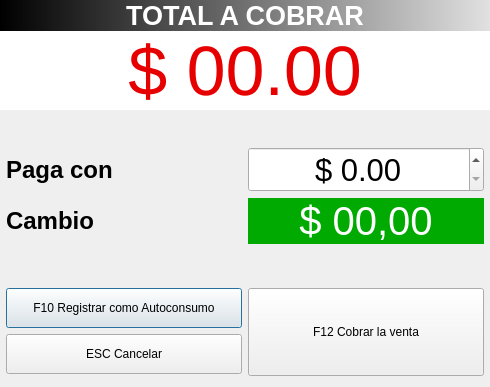
<?xml version="1.0" encoding="UTF-8"?>
<ui version="4.0">
 <class>Dialog</class>
 <widget class="QDialog" name="Dialog">
  <property name="geometry">
   <rect>
    <x>0</x>
    <y>0</y>
    <width>490</width>
    <height>387</height>
   </rect>
  </property>
  <property name="windowTitle">
   <string>Dialog</string>
  </property>
  <layout class="QVBoxLayout" name="verticalLayout_7">
   <property name="leftMargin">
    <number>0</number>
   </property>
   <property name="topMargin">
    <number>0</number>
   </property>
   <property name="rightMargin">
    <number>0</number>
   </property>
   <item>
    <layout class="QVBoxLayout" name="verticalLayout_4">
     <property name="spacing">
      <number>0</number>
     </property>
     <item>
      <widget class="QLabel" name="label_9">
       <property name="font">
        <font>
         <pointsize>20</pointsize>
         <weight>75</weight>
         <bold>true</bold>
        </font>
       </property>
       <property name="styleSheet">
        <string notr="true">color:white;
background-color: qlineargradient(spread:pad, x1:0, y1:0, x2:1, y2:0, stop:0 rgba(0, 0, 0, 255), stop:1 rgba(225, 225, 225, 255));</string>
       </property>
       <property name="text">
        <string>TOTAL A COBRAR</string>
       </property>
       <property name="alignment">
        <set>Qt::AlignCenter</set>
       </property>
      </widget>
     </item>
     <item>
      <widget class="QLabel" name="lbTotal">
       <property name="minimumSize">
        <size>
         <width>280</width>
         <height>0</height>
        </size>
       </property>
       <property name="styleSheet">
        <string notr="true">color: rgb(231, 0, 0);
background-color: white;
font:70px</string>
       </property>
       <property name="text">
        <string>$ 00.00</string>
       </property>
       <property name="alignment">
        <set>Qt::AlignCenter</set>
       </property>
      </widget>
     </item>
    </layout>
   </item>
   <item>
    <layout class="QVBoxLayout" name="verticalLayout_6">
     <property name="leftMargin">
      <number>6</number>
     </property>
     <property name="rightMargin">
      <number>6</number>
     </property>
     <item>
      <spacer name="verticalSpacer">
       <property name="orientation">
        <enum>Qt::Vertical</enum>
       </property>
       <property name="sizeHint" stdset="0">
        <size>
         <width>20</width>
         <height>40</height>
        </size>
       </property>
      </spacer>
     </item>
     <item>
      <widget class="QWidget" name="widgetEfectivo" native="true">
       <layout class="QVBoxLayout" name="verticalLayout_3">
        <property name="margin">
         <number>0</number>
        </property>
        <item>
         <layout class="QVBoxLayout" name="vlEfectivo">
          <item>
           <layout class="QHBoxLayout" name="horizontalLayout_2">
            <item>
             <widget class="QLabel" name="label">
              <property name="font">
               <font>
                <pointsize>18</pointsize>
                <weight>75</weight>
                <bold>true</bold>
               </font>
              </property>
              <property name="text">
               <string>Paga con</string>
              </property>
             </widget>
            </item>
            <item>
             <widget class="QDoubleSpinBox" name="dsbPagaCon">
              <property name="font">
               <font>
                <pointsize>23</pointsize>
               </font>
              </property>
              <property name="alignment">
               <set>Qt::AlignCenter</set>
              </property>
              <property name="prefix">
               <string>$ </string>
              </property>
              <property name="maximum">
               <double>999999.000000000000000</double>
              </property>
             </widget>
            </item>
           </layout>
          </item>
          <item>
           <layout class="QHBoxLayout" name="horizontalLayout_3">
            <item>
             <widget class="QLabel" name="label_2">
              <property name="font">
               <font>
                <pointsize>18</pointsize>
                <weight>75</weight>
                <bold>true</bold>
               </font>
              </property>
              <property name="text">
               <string>Cambio</string>
              </property>
             </widget>
            </item>
            <item>
             <widget class="QLabel" name="lbCambio">
              <property name="font">
               <font>
                <pointsize>30</pointsize>
               </font>
              </property>
              <property name="styleSheet">
               <string notr="true">color: rgb(255, 255, 255);
background-color: rgb(0, 170, 0);</string>
              </property>
              <property name="text">
               <string>$ 00,00</string>
              </property>
              <property name="alignment">
               <set>Qt::AlignCenter</set>
              </property>
             </widget>
            </item>
           </layout>
          </item>
          <item>
           <spacer name="verticalSpacer_2">
            <property name="orientation">
             <enum>Qt::Vertical</enum>
            </property>
            <property name="sizeHint" stdset="0">
             <size>
              <width>20</width>
              <height>40</height>
             </size>
            </property>
           </spacer>
          </item>
         </layout>
        </item>
       </layout>
      </widget>
     </item>
     <item>
      <widget class="QWidget" name="widgetCredito" native="true">
       <layout class="QVBoxLayout" name="verticalLayout_2">
        <property name="margin">
         <number>0</number>
        </property>
       </layout>
      </widget>
     </item>
     <item>
      <layout class="QHBoxLayout" name="horizontalLayout">
       <item>
        <layout class="QVBoxLayout" name="verticalLayout_5">
         <item>
          <widget class="QPushButton" name="btAutoconsumo">
           <property name="minimumSize">
            <size>
             <width>0</width>
             <height>40</height>
            </size>
           </property>
           <property name="cursor">
            <cursorShape>PointingHandCursor</cursorShape>
           </property>
           <property name="text">
            <string>F10 Registrar como Autoconsumo</string>
           </property>
           <property name="icon">
            <iconset resource="../GUI/images_rc/icons.qrc">
             <normaloff>:/newPrefix/gajim.png</normaloff>:/newPrefix/gajim.png</iconset>
           </property>
          </widget>
         </item>
         <item>
          <widget class="QPushButton" name="btCancelar">
           <property name="minimumSize">
            <size>
             <width>0</width>
             <height>40</height>
            </size>
           </property>
           <property name="cursor">
            <cursorShape>PointingHandCursor</cursorShape>
           </property>
           <property name="text">
            <string>ESC Cancelar</string>
           </property>
           <property name="icon">
            <iconset resource="../GUI/images_rc/icons.qrc">
             <normaloff>:/newPrefix/stock_close.png</normaloff>:/newPrefix/stock_close.png</iconset>
           </property>
           <property name="flat">
            <bool>false</bool>
           </property>
          </widget>
         </item>
        </layout>
       </item>
       <item>
        <widget class="QPushButton" name="btCobrar">
         <property name="minimumSize">
          <size>
           <width>0</width>
           <height>88</height>
          </size>
         </property>
         <property name="cursor">
          <cursorShape>PointingHandCursor</cursorShape>
         </property>
         <property name="text">
          <string>F12 Cobrar la venta</string>
         </property>
         <property name="icon">
          <iconset resource="../GUI/images_rc/icons.qrc">
           <normaloff>:/newPrefix/cart.png</normaloff>:/newPrefix/cart.png</iconset>
         </property>
         <property name="flat">
          <bool>false</bool>
         </property>
        </widget>
       </item>
      </layout>
     </item>
    </layout>
   </item>
  </layout>
 </widget>
 <tabstops>
  <tabstop>dsbPagaCon</tabstop>
  <tabstop>btCobrar</tabstop>
  <tabstop>btAutoconsumo</tabstop>
  <tabstop>btCancelar</tabstop>
 </tabstops>
 <resources>
  <include location="../GUI/images_rc/icons.qrc"/>
 </resources>
 <connections>
  <connection>
   <sender>btCancelar</sender>
   <signal>clicked()</signal>
   <receiver>Dialog</receiver>
   <slot>close()</slot>
   <hints>
    <hint type="sourcelabel">
     <x>78</x>
     <y>430</y>
    </hint>
    <hint type="destinationlabel">
     <x>5</x>
     <y>418</y>
    </hint>
   </hints>
  </connection>
 </connections>
</ui>
